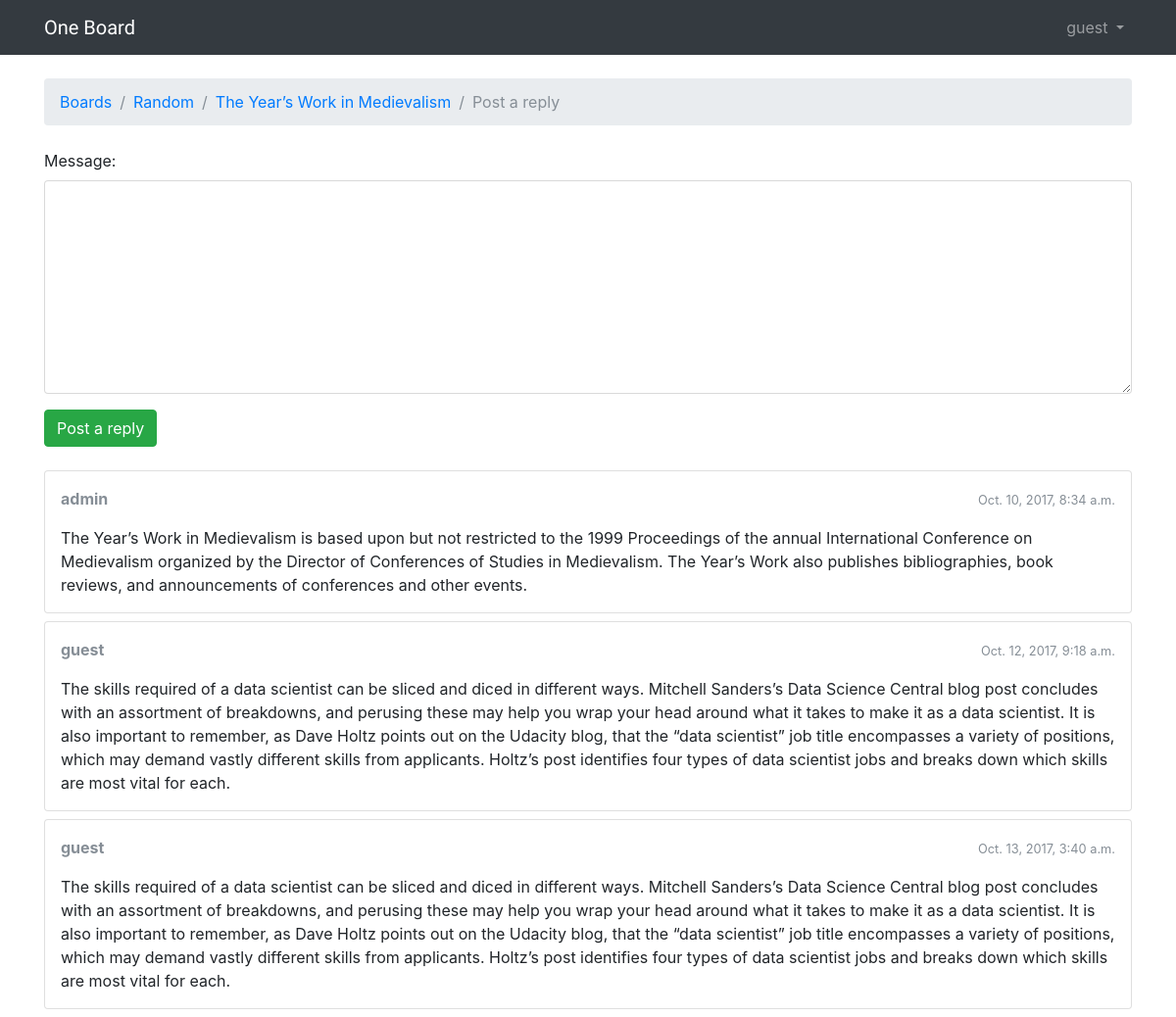
Page /boards/3/topics/2/reply/ (signed in) on the committed database.
### boards/models.py (models this page shows, shortened)
class Topic(models.Model):
    subject = models.CharField(max_length=255)
    last_updated = models.DateTimeField(auto_now_add=True)
    board = models.ForeignKey(Board, related_name='topics')
    starter = models.ForeignKey(User, related_name='topics')
    views = models.PositiveIntegerField(default=0)

class Board(models.Model):
    name = models.CharField(max_length=30, unique=True)
    description = models.CharField(max_length=100)

class Post(models.Model):
    message = models.TextField(max_length=4000)
    topic = models.ForeignKey(Topic, related_name='posts')
    created_at = models.DateTimeField(auto_now_add=True)
    updated_at = models.DateTimeField(null=True)
    created_by = models.ForeignKey(User, related_name='posts')
    updated_by = models.ForeignKey(User, null=True, related_name='+')

### boards/views.py (the view)
# urls.py: url(r'^boards/(?P<pk>\d+)/topics/(?P<topic_pk>\d+)/reply/$', views.reply_topic, name='reply_topic'),
@login_required
def reply_topic(request, pk, topic_pk):
    topic = get_object_or_404(Topic, board__pk=pk, pk=topic_pk)
    if request.method == 'POST':
        form = PostForm(request.POST)
        if form.is_valid():
            post = form.save(commit=False)
            post.topic = topic
            post.created_by = request.user
            post.save()
            return redirect('topic_posts', pk=pk, topic_pk=topic_pk)
    else:
        form = PostForm()
    return render(request, 'reply_topic.html', {'topic': topic, 'form': form})

### boards/forms.py
class PostForm(forms.ModelForm):
    class Meta:
        model = Post
        fields = ['message', ]

### boards/templatetags/form_tags.py (called while the page is built)
@register.filter
def input_class(bound_field):
    css_class = ''
    if bound_field.form.is_bound:
        if bound_field.errors:
            css_class = 'is-invalid'
        elif field_type(bound_field) != 'PasswordInput':
            css_class = 'is-valid'
    return 'form-control {}'.format(css_class)

### templates/reply_topic.html (shortened to what this page needs)
{% extends 'base.html' %}
{% load static %}
{% block breadcrumb %}
  <li class="breadcrumb-item"><a href="{% url 'home' %}">Boards</a></li>
  <li class="breadcrumb-item"><a href="{% url 'board_topics' topic.board.pk %}">{{ topic.board.name }}</a></li>
  <li class="breadcrumb-item"><a href="{% url 'topic_posts' topic.board.pk topic.pk %}">{{ topic.subject }}</a></li>
  <li class="breadcrumb-item active">Post a reply</li>
{% endblock %}
{% block content %}
  <form method="post" class="mb-4">
    {% include 'includes/form.html' %}
    <button type="submit" class="btn btn-success">Post a reply</button>
  </form>
  {% for post in topic.posts.all %}
    <div class="card mb-2">
      <div class="card-body p-3">
        <div class="row mb-3">
          <div class="col-6">
            <strong class="text-muted">{{ post.created_by.username }}</strong>
          </div>
          <div class="col-6 text-right">
            <small class="text-muted">{{ post.created_at }}</small>
          </div>
        </div>
        {{ post.message }}
      </div>
    </div>
  {% endfor %}
{% endblock %}

### templates/base.html (shortened to what this page needs)
{% load static %}<!DOCTYPE html>
<html>
  <head>
    <link rel="stylesheet" href="{% static 'css/bootstrap.min.css' %}">
    <link rel="stylesheet" href="{% static 'css/app.css' %}">
  </head>
  <body>
    {% block body %}
      <nav class="navbar navbar-expand-lg navbar-dark bg-dark">
        <div class="container">
          <a class="navbar-brand" href="{% url 'home' %}">One Board</a>
          <div class="collapse navbar-collapse" id="mainMenu">
            {% if user.is_authenticated %}
              <ul class="navbar-nav ml-auto">
                <li class="nav-item dropdown">
                  <a class="nav-link dropdown-toggle" href="#" id="userMenu" data-toggle="dropdown" aria-haspopup="true" aria-expanded="false">
                    {{ user.username }}
                  </a>
                </li>
              </ul>
            {% else %}
              <form class="form-inline ml-auto">
                <a href="{% url 'login' %}" class="btn btn-outline-secondary">Log in</a>
                <a href="{% url 'signup' %}" class="btn btn-primary ml-2">Sign up</a>
              </form>
            {% endif %}
          </div>
        </div>
      </nav>
      <div class="container">
        <ol class="breadcrumb my-4">
          {% block breadcrumb %}
          {% endblock %}
        </ol>
        {% block content %}
        {% endblock %}
      </div>
    {% endblock body %}
  </body>
</html>

### static/css/app.css (style rules this page uses)
.navbar-brand { font-family: 'Peralta', cursive; }

### rows in the picture
Topic: board.name "Random", subject "The Year’s Work in Medievalism"
Post: created_by.username "admin", created_at "Oct. 10, 2017, 8:34 a.m.", message "The Year’s Work in Medievalism is based upon but not restricted to the 1999 Proceedings of the annual International Conference on Medievalism organized by the Director of Conferences of Studies in Medievalism. The Year’s Work also publishes bibliographies, book reviews, and announcements of conferences and other events."
Post: created_by.username "guest", created_at "Oct. 12, 2017, 9:18 a.m.", message "The skills required of a data scientist can be sliced and diced in different ways. Mitchell Sanders’s Data Science Central blog post concludes with an assortment of breakdowns, and perusing these may help you wrap your head around what it takes to make it as a data scientist. It is also important to remember, as Dave Holtz points out on the Udacity blog, that the “data scientist” job title encompasses a variety of positions, which may demand vastly different skills from applicants. Holtz’s post identifies four types of data scientist jobs and breaks down which skills are most vital for each."
Post: created_by.username "guest", created_at "Oct. 13, 2017, 3:40 a.m.", message "The skills required of a data scientist can be sliced and diced in different ways. Mitchell Sanders’s Data Science Central blog post concludes with an assortment of breakdowns, and perusing these may help you wrap your head around what it takes to make it as a data scientist. It is also important to remember, as Dave Holtz points out on the Udacity blog, that the “data scientist” job title encompasses a variety of positions, which may demand vastly different skills from applicants. Holtz’s post identifies four types of data scientist jobs and breaks down which skills are most vital for each."

### other values in the picture
{{ user.username }} "guest"
{{ field.label_tag }} "Message:"
